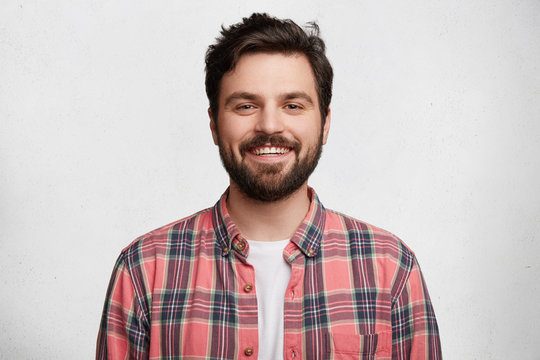
#> input picture exp3/exp3.jpg, 540 x 360 px
$ python exp3.py
#> lines starting #> are read from the running program, lines starting #| are printed output that depends on the picture; after the words box and inside, x2 and y2 are one past the last pixel; in counts of white or black regions, pixels touching at a corner belong together
import cv2

img = cv2.imread("exp3.jpg")
#> img is the input picture: shape (360, 540, 3); mean B, G, R 187.2, 187.9, 202.1

gray = cv2.cvtColor(img,cv2.COLOR_BGR2GRAY)
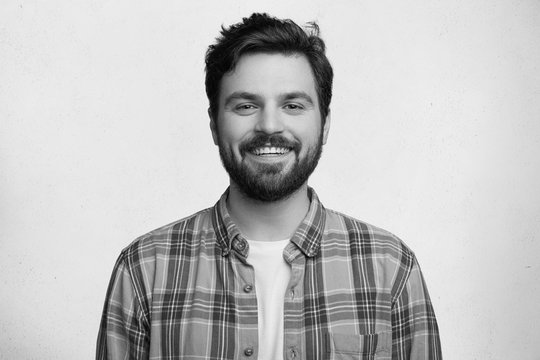
#> gray: shape (360, 540); min 0, max 252, mean 192.1
edge = cv2.Canny(gray,100,200)
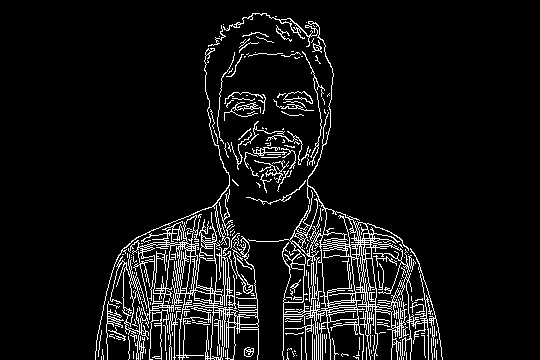
#> edge: shape (360, 540); 7.6% white in thin lines or dots, all inside (x1, y1, x2, y2) = (95, 13, 443, 360)

cv2.imshow("Original Image", img)
cv2.imshow("Canny Edge", edge)

cv2.imwrite("exp3_out.jpg", edge)
print("Output saved as exp3_out.jpg")

cv2.waitKey(0)
cv2.destroyAllWindows()
